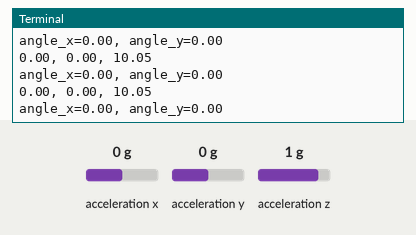
The program below on a simulated Raspberry Pi (BCM pin numbers). On the bench: the last lines printed to the terminal. Inputs (shaded band) come from the test bench; at power-on: acceleration x 0 g, acceleration y 0 g, acceleration z 1 g.

Above: at 1.2 s.
1.3 s: acceleration x set to -1.4 g
At 1.6 s:
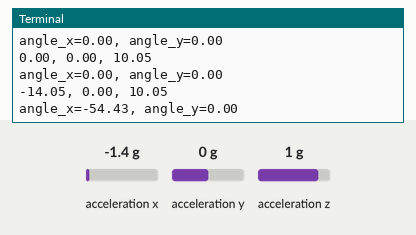
2.8 s: acceleration y set to -1.4 g
At 2.82 s:
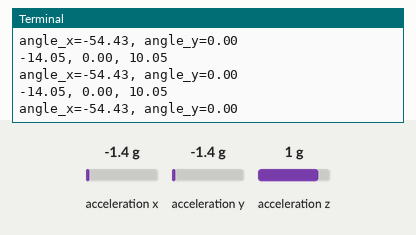
4.3 s: acceleration z set to -1.4 g
At 4.45 s:
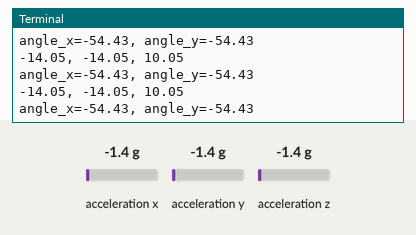
Timing chart, 0 to 7.3 s (numbered marks = the images above; inputs shaded):
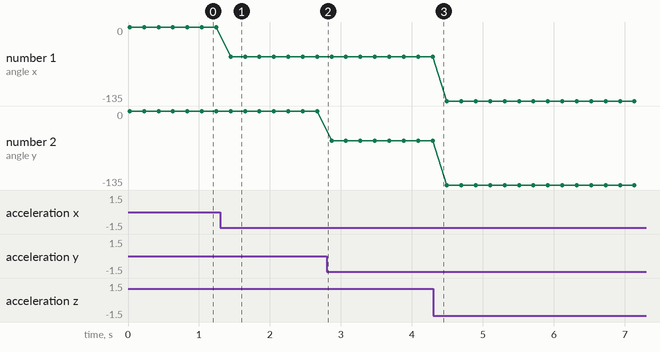

Measured:
- after the input at 1.3 s, the terminal: prints a new line after 0.15 s (image 1)
- plotted number 1: 0 → -54.43 after the input at 1.3 s, -54.43 → -135 after the input at 4.3 s
- plotted number 2: -54.43 → -135 after the input at 4.3 s

The program:

07-06-acc.py
```python
# -*- coding: utf-8 -*-
# チップ: ADXL345
# 型番など: 秋月電子通商(M-06724)
#
# 接続: I2Cデバイス - Raspberry Pi
# VDD - 3.3V
# GND - GND
# Vs - 3.3V
# Cs - 3.3V
# SCL - I2C SCL
# SDA - I2C SDA
# SDO - 3.3V
# 残りのピンは使用せず
#
# x方向加速度、y方向加速度、z方向加速度
# x方向傾き、y方向傾き
# が表示される
#
import smbus
from time import sleep
from math import atan2
from math import pi

def setup_adxl345():
    # full range
    bus.write_byte_data(address_adxl345, 0x31, 0x08)
    sleep(0.01)

    # start measure
    bus.write_byte_data(address_adxl345, 0x2d, 0x08)
    sleep(0.01)


def read_adxl345(register):
    data_l =  bus.read_byte_data(address_adxl345, register)
    data_h =  bus.read_byte_data(address_adxl345, register+1)

    data = (data_h<<8) | data_l

    if data & 0x8000 == 0:  # 正または0の場合
        data = data
    else: # 負の場合、 絶対値を取ってからマイナスをかける
        data = ( (~data&0xffff) + 1)*-1

    return acc_coef*data

def calc_angle(x, y):

    return atan2(x, y)*180/pi

bus = smbus.SMBus(1)
address_adxl345 = 0x1d
acc_coef = 4*9.81/1000 # 4mg

setup_adxl345()

try:
    while True:
        acc_x = read_adxl345(0x32)
        acc_y = read_adxl345(0x34)
        acc_z = read_adxl345(0x36)

        angle_x = calc_angle(acc_x, acc_z)
        angle_y = calc_angle(acc_y, acc_z)

        print("{0:.02f}, {1:.02f}, {2:.02f}".format(acc_x, acc_y, acc_z))
        print("angle_x={0:.02f}, angle_y={1:.02f}".format(angle_x, angle_y))

        sleep(0.2)

except KeyboardInterrupt:
    pass
```
